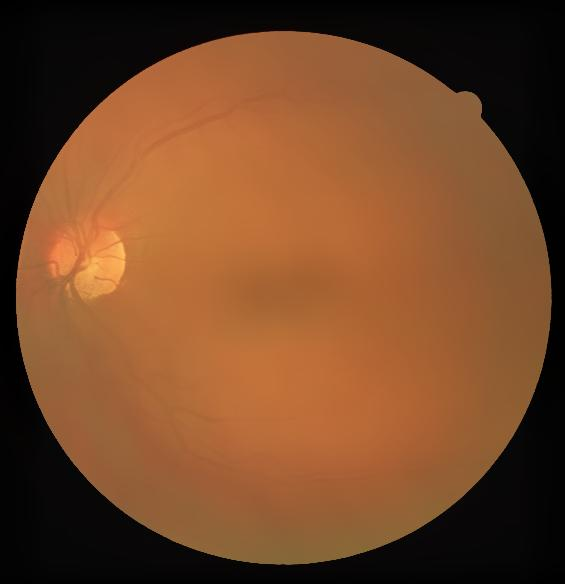
#> input picture image_01_test/01_test_bilateral.jpg, 565 x 584 px; its folder holds 2 pictures in this run
$ python convert_to_gray.py --origin image_01_test --save out.png
#> lines starting #> are read from the running program, lines starting #| are printed output that depends on the picture
import argparse
import os
from matplotlib import image as mpimg
import cv2
from time import time

def main(origPath: str, storePath: str):

#> called with origPath = 'image_01_test', storePath = 'out.png'
    if origPath == storePath:
        raise ValueError("Origin and destiny paths mustn't be the same!")
    else:
        if not os.path.isdir(origPath):
            os.makedirs(origPath)
        if not os.path.isdir(storePath):
            os.makedirs(storePath)

    for imgpath in os.listdir(origPath):
        img = mpimg.imread(origPath+"/"+imgpath)
#> img is the input picture: shape (584, 565, 3); mean R, G, B 116.8, 71.6, 40.1
        img_gray = cv2.cvtColor(img, cv2.COLOR_RGB2GRAY)
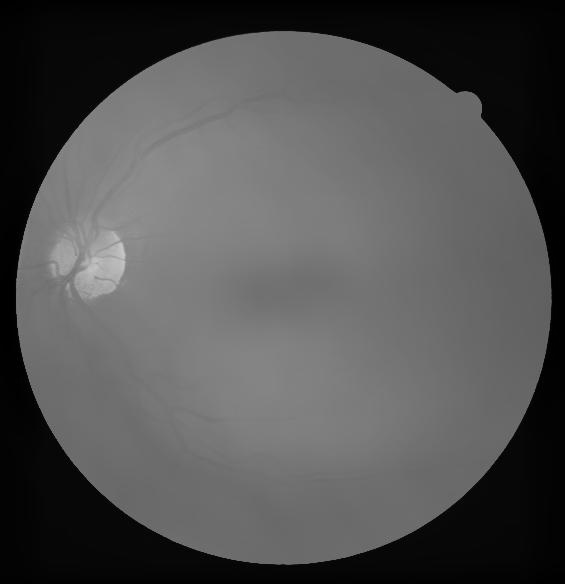
#> img_gray: shape (584, 565); min 0, max 200, mean 81.6
        mpimg.imsave(storePath+"/"+imgpath, img_gray)
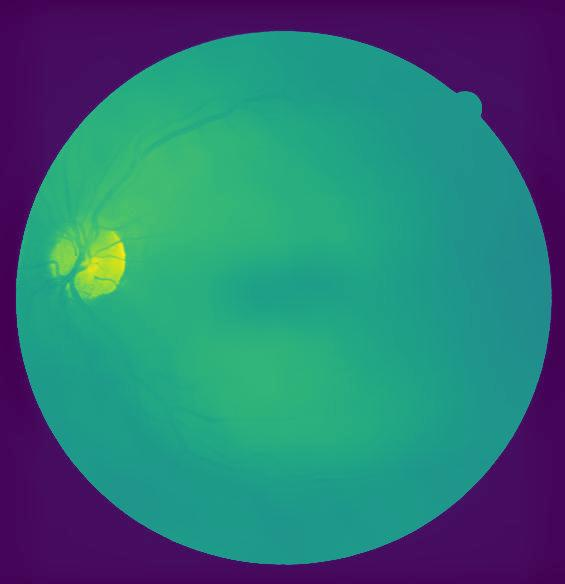
#> saved as 01_test_bilateral.jpg: shape (584, 565, 3); mean R, G, B 47.8, 114.7, 119.2
#> pass 2 of the loop in main, `for imgpath in os.listdir(origPath):`:
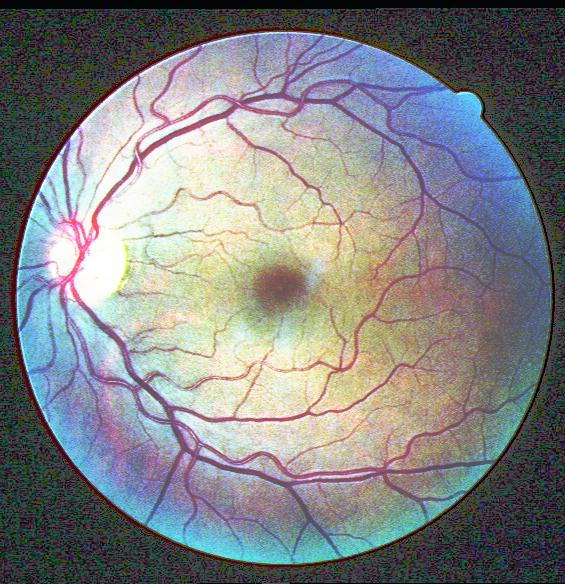
#> input picture image_01_test/01_test_he.jpg, 565 x 584 px
#> in main, img is the input picture: shape (584, 565, 3); mean R, G, B 130.2, 131.3, 132.5
#> in main, `img_gray = cv2.cvtColor(img, cv2.COLOR_RGB2GRAY)`:
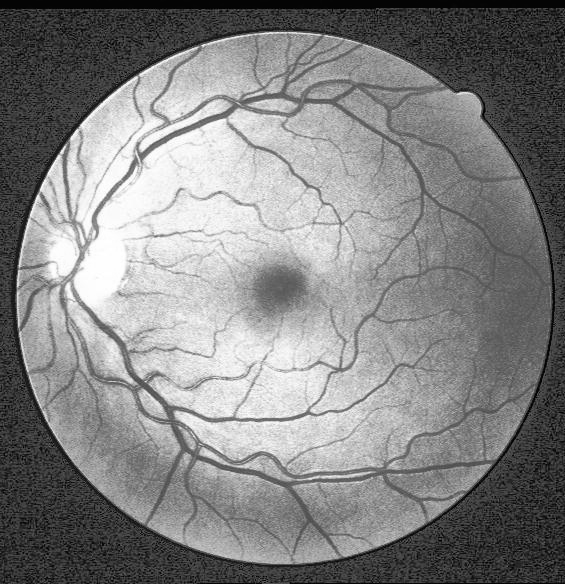
#> img_gray: shape (584, 565); min 0, max 255, mean 131.1
#> in main, `mpimg.imsave(storePath+"/"+imgpath, img_gray)`:
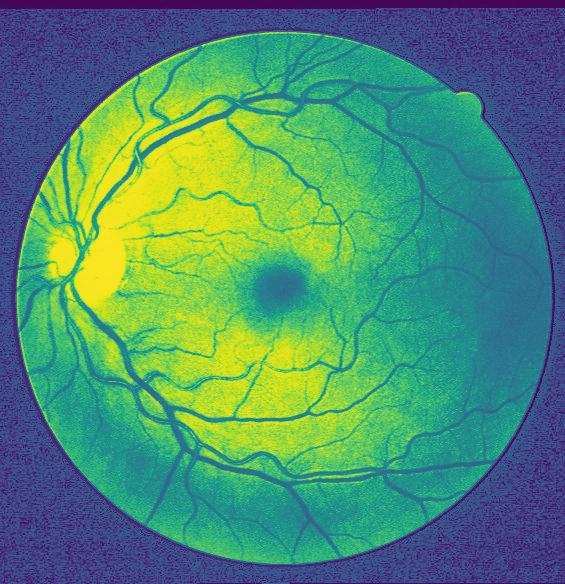
#> saved as 01_test_he.jpg: shape (584, 565, 3); mean R, G, B 79.4, 141.1, 112.4

if __name__ == "__main__":

    startTime = time()

    parser = argparse.ArgumentParser(description='Convert images of a directory from rgb to gray scale.')

    parser.add_argument(
        '-o', '--origin', required=True, type=str, help='PATH to origin')
    parser.add_argument(
        '-s', '--save', required=True, type=str, help='PATH to save')

    args = parser.parse_args()

    main(args.origin, args.save)

    duration = round(time()-startTime, 2)
    print(f"\n### This program was executed in {duration} seconds! ###\n")
